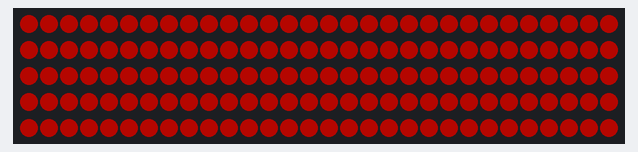
A sketch run on a simulated Arduino Uno, built with avr-gcc and run on an emulated ATmega328P. Shown: 150 RGB LEDs in strip order, left to right, continuing on the next row. Dim RGB values are drawn brighter than linear; what the sketch prints to the serial monitor is not drawn.

Above: at 0.45 s.
At 1.38 s:
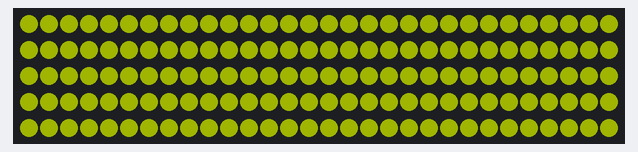
At 2.33 s:
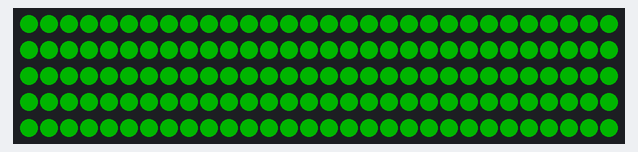
At 3.41 s:
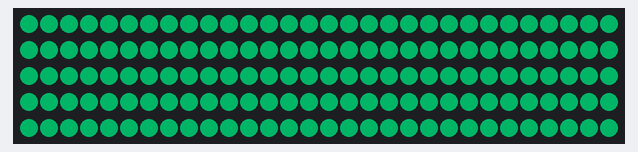
At 4.66 s:
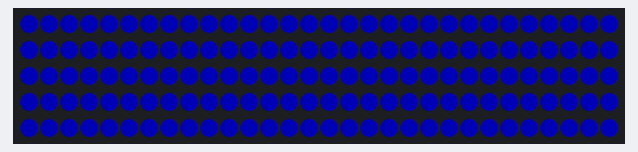
At 6.04 s:
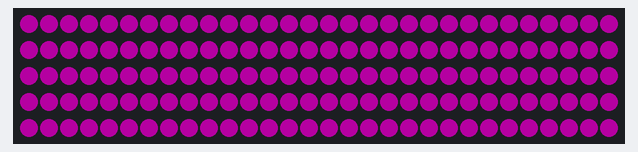

Measured:
- by itself, everything shown: repeats every 7.0 s, in 30 steps

The sketch:

TestHSVColor.ino
```cpp
#include <Adafruit_NeoPixel.h>

#define PIN 2
#define NUMPIXELS 150

#define BRIGHTNESS 150
#define SATURATION 255
#define HUE_DEGREE 182  // 65535 / 360 = 182.0417

#define OFF     Adafruit_NeoPixel::ColorHSV(0, 0, 0)
#define RED     Adafruit_NeoPixel::ColorHSV(0*HUE_DEGREE, SATURATION, BRIGHTNESS)
#define YELLOW  Adafruit_NeoPixel::ColorHSV(60*HUE_DEGREE, SATURATION, BRIGHTNESS)   // 10920 vs. 10922
#define GREEN   Adafruit_NeoPixel::ColorHSV(120*HUE_DEGREE, SATURATION, BRIGHTNESS)  // 21840 vs. 21845
#define CYAN    Adafruit_NeoPixel::ColorHSV(180*HUE_DEGREE, SATURATION, BRIGHTNESS)  // 32760 vs. 32767
#define BLUE    Adafruit_NeoPixel::ColorHSV(240*HUE_DEGREE, SATURATION, BRIGHTNESS)  // 43680 vs. 43690
#define MAGENTA Adafruit_NeoPixel::ColorHSV(300*HUE_DEGREE, SATURATION, BRIGHTNESS)  // 54600 vs. 54612
#define WHITE   Adafruit_NeoPixel::ColorHSV(0, 0, BRIGHTNESS)
#define COLOR(degree) Adafruit_NeoPixel::ColorHSV(degree*HUE_DEGREE, SATURATION, BRIGHTNESS)

Adafruit_NeoPixel strip(NUMPIXELS, PIN, NEO_GRB + NEO_KHZ800);
// strip.clear();
// strip.setPixelColor(i, color);

uint16_t hue = 0;
uint16_t degree = 0;

void setup() {
  Serial.begin(115200);
  strip.begin(); // INITIALIZE NeoPixel strip object (REQUIRED)
  strip.show(); // Initialize all pixels to 'off'
  Serial.println("Running...");
}

void loop() {
  // colorWheel();
  // colorWheelGamma();
  // colorSwitch();
  colorSwitchGamma();
}

void colorWheel() {
  // 1 degree: ~182 (0-65535)
  // hue: red: 0 -> Orange -> Yellow: 60  -> Green: 120 -> cyan: 180 -> blue: 240 -> pink: 300 -> red: 360
  // sat: 0=white
  hue += 32;
  Serial.println(hue);
  uint32_t temp_color = strip.ColorHSV(hue, SATURATION, BRIGHTNESS);
  strip.fill(temp_color, 0, NUMPIXELS);
  strip.show();
}

void colorWheelGamma() {
  hue += 32;
  Serial.println(hue);
  uint32_t temp_color = strip.ColorHSV(hue, SATURATION, BRIGHTNESS);
  temp_color = strip.gamma32(temp_color);  // gamma-correction
  strip.fill(temp_color, 0, NUMPIXELS);
  strip.show();
}

void colorSwitch() {
  degree++;
  strip.fill(COLOR(degree%360), 0, NUMPIXELS);
  strip.show();
  delay(10);
}

void colorSwitchGamma() {
  degree++;
  uint32_t temp_color = COLOR(degree%360);
  temp_color = strip.gamma32(temp_color);  // gamma-correction
  strip.fill(temp_color, 0, NUMPIXELS);
  strip.show();
  delay(10);
}

/*
ColorHSV()
uint32_t Adafruit_NeoPixel::ColorHSV	(
  uint16_t 	hue,
  uint8_t 	sat = 255,
  uint8_t 	val = 255
)

Convert hue, saturation and value into a packed 32-bit RGB color that can be passed to setPixelColor() or other RGB-compatible functions.

Parameters:
- **hue**
  An unsigned 16-bit value, 0 to 65535, representing one full loop of the color wheel, which allows 16-bit hues to "roll over" while still doing the expected thing (and allowing more precision than the wheel() function that was common to prior NeoPixel examples).
- **sat =	Saturation**
  8-bit value, 0 (min or pure grayscale) to 255 (max or pure hue). Default of 255 if unspecified.
- **val =	brightness**
  8-bit value, 0 (min / black / off) to 255 (max or full brightness). Default of 255 if unspecified.

Returns 32-bit RGB color:
Result is linearly but not perceptually correct
&rarr; pass the result through the gamma32() function
Diffusing the LEDs also really seems to help when using low-saturation colors.
*/
```
